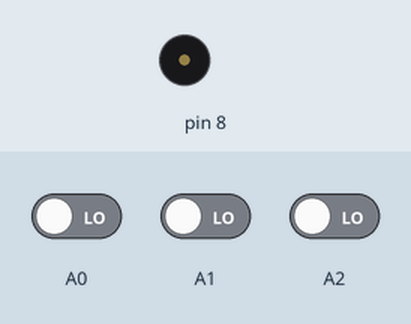
Bench run of a sketch on a simulated Arduino Uno, built with avr-gcc and run on an emulated ATmega328P. On the bench: buzzer (waves = sounding). Inputs (shaded band) come from the test bench; at power-on: A0 LOW, A1 LOW, A2 LOW.

Above: at 1.2 s.
1.3 s: A0 driven HIGH
At 2.7 s:
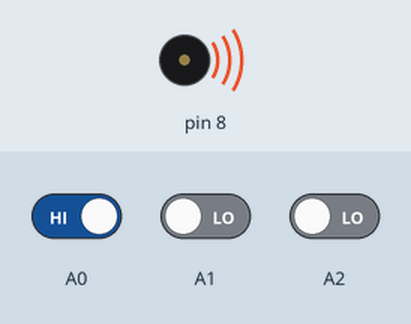
Timing chart, 0 to 4.3 s (numbered marks = the images above; inputs shaded):
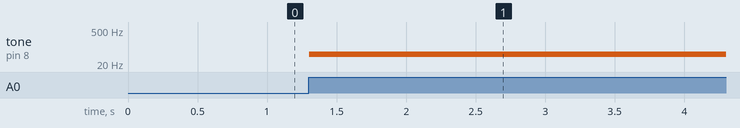

The sketch:

tocador_de_sons_com_freq_diferentes1.ino
```cpp
int pos = 0;
void setup(){
 pinMode(A0,INPUT);
 pinMode(8,OUTPUT);
 pinMode(A1,INPUT);
 pinMode(A2,INPUT);

}
void loop(){
  if(digitalRead(A0)==HIGH){
   tone(8,50,100);
   }
  if(digitalRead(A1)==HIGH){
   tone(8,950,100);
   }
  if(digitalRead(A2)==HIGH){
   tone(8,450,100);
  }
  delay(10);
}
```

Measured:
- after the input at 1.3 s, tone on pin 8: silent → 50 Hz at once
